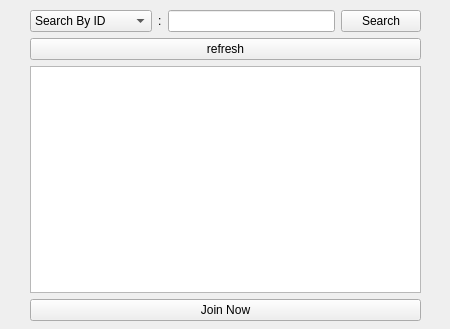
<?xml version="1.0" encoding="UTF-8"?>
<ui version="4.0">
 <class>Form</class>
 <widget class="QWidget" name="Form">
  <property name="geometry">
   <rect>
    <x>0</x>
    <y>0</y>
    <width>450</width>
    <height>329</height>
   </rect>
  </property>
  <property name="windowTitle">
   <string>Form</string>
  </property>
  <widget class="QWidget" name="">
   <property name="geometry">
    <rect>
     <x>30</x>
     <y>10</y>
     <width>391</width>
     <height>311</height>
    </rect>
   </property>
   <layout class="QVBoxLayout" name="verticalLayout_2">
    <item>
     <layout class="QHBoxLayout" name="horizontalLayout_2">
      <item>
       <widget class="QComboBox" name="comboBox">
        <item>
         <property name="text">
          <string>Search By ID</string>
         </property>
        </item>
        <item>
         <property name="text">
          <string>Search By Name</string>
         </property>
        </item>
       </widget>
      </item>
      <item>
       <widget class="QLabel" name="label">
        <property name="text">
         <string>:</string>
        </property>
       </widget>
      </item>
      <item>
       <widget class="QLineEdit" name="searchBox"/>
      </item>
      <item>
       <widget class="QPushButton" name="searchButton">
        <property name="text">
         <string>Search</string>
        </property>
       </widget>
      </item>
     </layout>
    </item>
    <item>
     <widget class="QPushButton" name="refreshButton">
      <property name="text">
       <string>refresh</string>
      </property>
     </widget>
    </item>
    <item>
     <widget class="QListView" name="listView"/>
    </item>
    <item>
     <layout class="QVBoxLayout" name="verticalLayout">
      <item>
       <widget class="QPushButton" name="joinButton">
        <property name="text">
         <string>Join Now</string>
        </property>
       </widget>
      </item>
     </layout>
    </item>
   </layout>
  </widget>
 </widget>
 <resources/>
 <connections/>
</ui>
